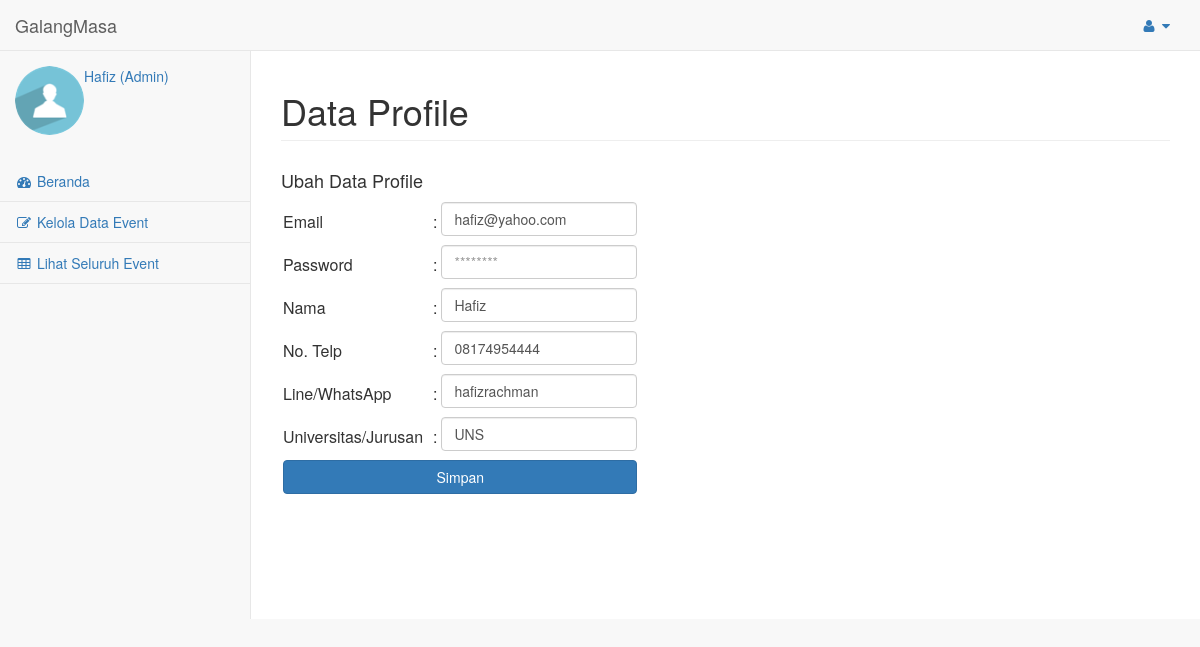
Page /profile/user.php (signed in) on the committed database.
### tables this page shows
CREATE TABLE `data_pengguna` (
  `email` varchar(30) NOT NULL,
  `password` text NOT NULL,
  `nama` text NOT NULL,
  `telp` text NOT NULL,
  `sosmed` text NOT NULL,
  `univ` text NOT NULL,
  `posisi` text NOT NULL
);

### profile/user.php (the view, shortened to what this page needs)
<html>
	<head>
		<link href="../vendor/bootstrap/css/bootstrap.min.css" rel="stylesheet">
		<link href="../vendor/metisMenu/metisMenu.min.css" rel="stylesheet">
		<link href="../dist/css/sb-admin-2.css" rel="stylesheet">
		<link href="../vendor/morrisjs/morris.css" rel="stylesheet">
		<link href="../vendor/font-awesome/css/font-awesome.min.css" rel="stylesheet" type="text/css">
	</head>
	<body>
		<div id="wrapper">
			<?php
				include('../navigasi/nav3.php')
			?>
			<div id="page-wrapper">
				<div class="row">
					<div class="col-lg-12">
						<h1 class="page-header">Data Profile</h1>
					</div>
				</div>
				<div class="row">
					<div class="col-lg-12">
						<h4>Ubah Data Profile</h4>
						<?php
						$email = $_SESSION['email'];
						$queryUser = "SELECT * FROM data_pengguna WHERE email='$email'";
						if ($r = mysql_query($queryUser))
						{
							$baris = mysql_fetch_array($r);
							$email = htmlentities($baris['email']);
							$nama = htmlentities($baris['nama']);
							$telp = htmlentities($baris['telp']);
							$sosmed = htmlentities($baris['sosmed']);
							$univ = htmlentities($baris['univ']);
						?>
							<form action="editsave.php" method="POST" name="FormUpload" id="FormUpload">
								<table border="0" cellpadding="5" cellspacing="5">
									<tr>
										<td width="150">Email</td>
										<td width="3">:</td>
										<td><input type="email" value="<?php echo $email; ?>" class="form-control" name="email" required="required"></td>
									</tr>
									<tr>
										<td width="150">Password</td>
										<td width="3">:</td>
										<td><input type="password" placeholder="********" class="form-control" name="password" required="required"></td>
									</tr>
									<tr>
										<td width="150">Nama</td>
										<td width="3">:</td>
										<td width="200"><input type="text" value="<?php echo $nama; ?>" class="form-control" name="nama" required="required"></td>
									</tr>
									<tr>
										<td width="150">No. Telp</td>
										<td width="3">:</td>
										<td><input type="text" value="<?php echo $telp; ?>" class="form-control" name="telp" required="required"></td>
									</tr>
									<tr>
										<td width="150">Line/WhatsApp</td>
										<td width="3">:</td>
										<td><input type="text" value="<?php echo $sosmed; ?>" class="form-control" name="sosmed" required="required"></td>
									</tr>
									<tr>
										<td width="150">Universitas/Jurusan</td>
										<td width="3">:</td>
										<td><input type="text" value="<?php echo $univ; ?>" class="form-control" name="univ"></td>
									</tr>
									<tr>
										<td colspan=3><input type="submit" name="submit" class="btn btn-primary btn-block btn-large" value="Simpan" /></td>
									</tr>
								</table>
							</form>
						<?php
						}
						?>
					</div>
				</div>
			</div>
		</div>
	</body>
</html>

### profile/user.php (style rules this page uses)
input,select { margin-bottom: 5px; }

### rows in the picture
data_pengguna: email "hafiz@yahoo.com", nama "Hafiz", telp "08174954444", sosmed "hafizrachman", univ "UNS"

### other values in the picture
$_SESSION['nama'] "Hafiz"
$_SESSION['posisi'] "Admin"
